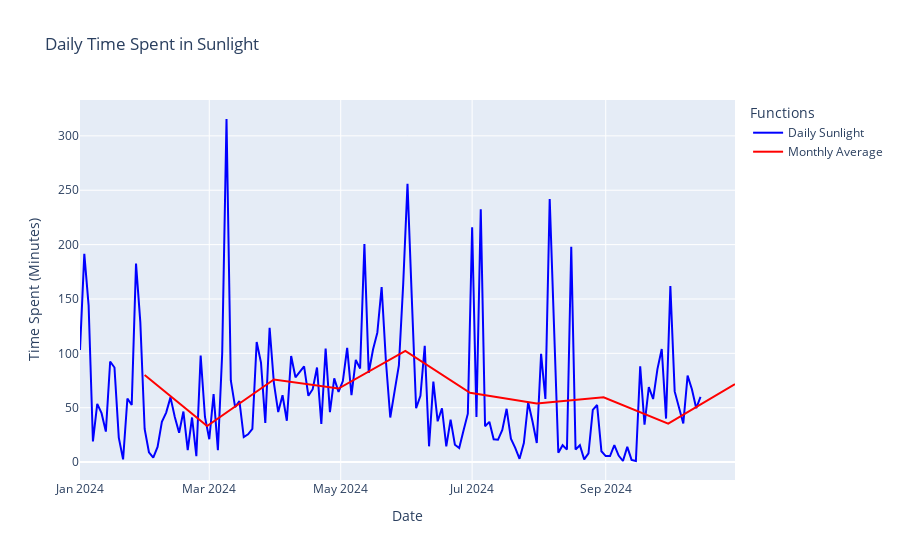

Write notebook code for a chart like this one.
### Code cell
import plotly.graph_objs as go
import numpy as np

# Create the first line plot
line1 = go.Scatter(
    x=df.index,
    y=df['value'],
    mode='lines',
    name='Daily Sunlight',
    line=dict(color='blue')
)

# Create the second line plot
line2 = go.Scatter(
    x=df1.index,
    y=df1['value'],
    mode='lines',
    name='Monthly Average',
    line=dict(color='red')
)

# Combine the plots into a figure
fig = go.Figure(data=[line1, line2])

# Update layout
fig.update_layout(
    title='Daily Time Spent in Sunlight',
    xaxis_title='Date',
    yaxis_title='Time Spent (Minutes)',
    legend_title='Functions'
)

# Show the plot
fig.show()

### Figure 1 — Plotly figure (JSON) as saved in the notebook; plotly's stock layout.template omitted (floating-point values rounded to 4 significant figures; data arrays with more than 128 entries replaced by an {"elided": "..."} marker saying what was removed)
{"data": [{"line": {"color": "blue"}, "mode": "lines", "name": "Daily Sunlight", "type": "scatter", "x": {"elided": "145 str values"}, "y": {"elided": "145 float values"}}, {"line": {"color": "red"}, "mode": "lines", "name": "Monthly Average", "type": "scatter", "x": ["2024-01-31T00:00:00-07:00", "2024-02-29T00:00:00-07:00", "2024-03-31T00:00:00-07:00", "2024-04-30T00:00:00-07:00", "2024-05-31T00:00:00-07:00", "2024-06-30T00:00:00-07:00", "2024-07-31T00:00:00-07:00", "2024-08-31T00:00:00-07:00", "2024-09-30T00:00:00-07:00", "2024-10-31T00:00:00-07:00"], "y": [80.06, 33.17, 75.9, 67.63, 102.3, 63.7, 53.77, 59.65, 35.3, 71.67]}], "layout": {"legend": {"title": {"text": "Functions"}}, "title": {"text": "Daily Time Spent in Sunlight"}, "xaxis": {"title": {"text": "Date"}}, "yaxis": {"title": {"text": "Time Spent (Minutes)"}}}}
